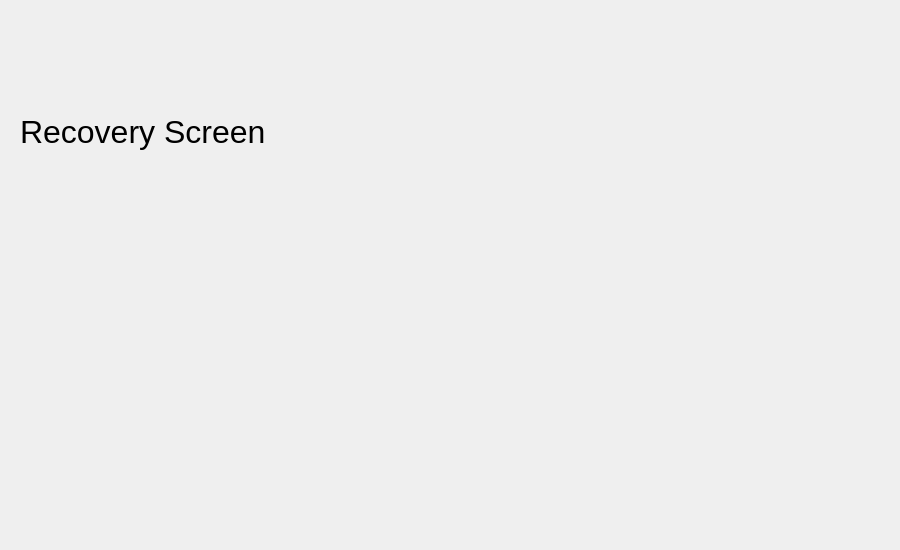
<?xml version="1.0" encoding="UTF-8"?>
<ui version="4.0">
 <class>RecoverScreen</class>
 <widget class="QWidget" name="RecoverScreen">
  <property name="geometry">
   <rect>
    <x>0</x>
    <y>0</y>
    <width>900</width>
    <height>550</height>
   </rect>
  </property>
  <property name="windowTitle">
   <string>Form</string>
  </property>
  <property name="locale">
   <locale language="English" country="UnitedStates"/>
  </property>
  <layout class="QVBoxLayout" name="verticalLayout_2">
   <item>
    <widget class="QWidget" name="widget" native="true">
     <layout class="QHBoxLayout" name="horizontalLayout">
      <item>
       <widget class="QLabel" name="recoveryLabel">
        <property name="sizePolicy">
         <sizepolicy hsizetype="Preferred" vsizetype="Preferred">
          <horstretch>0</horstretch>
          <verstretch>0</verstretch>
         </sizepolicy>
        </property>
        <property name="font">
         <font>
          <pointsize>24</pointsize>
         </font>
        </property>
        <property name="text">
         <string>Recovery Screen</string>
        </property>
       </widget>
      </item>
     </layout>
    </widget>
   </item>
   <item>
    <spacer name="verticalSpacer">
     <property name="orientation">
      <enum>Qt::Vertical</enum>
     </property>
     <property name="sizeType">
      <enum>QSizePolicy::Fixed</enum>
     </property>
     <property name="sizeHint" stdset="0">
      <size>
       <width>20</width>
       <height>40</height>
      </size>
     </property>
    </spacer>
   </item>
   <item>
    <widget class="QWidget" name="taskCardList" native="true">
     <layout class="QVBoxLayout" name="verticalLayout"/>
    </widget>
   </item>
  </layout>
 </widget>
 <resources/>
 <connections/>
</ui>
